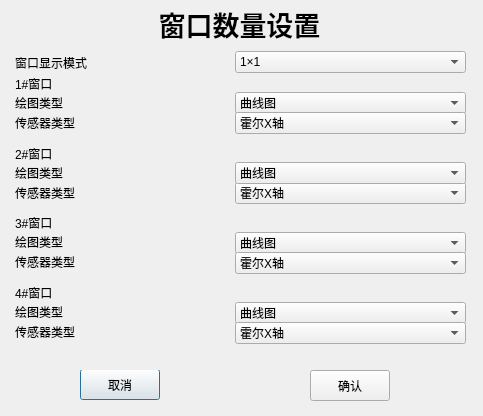
<?xml version="1.0" encoding="UTF-8"?>
<ui version="4.0">
 <class>windowNumSetDialog</class>
 <widget class="QDialog" name="windowNumSetDialog">
  <property name="geometry">
   <rect>
    <x>0</x>
    <y>0</y>
    <width>483</width>
    <height>416</height>
   </rect>
  </property>
  <property name="sizePolicy">
   <sizepolicy hsizetype="Preferred" vsizetype="Preferred">
    <horstretch>0</horstretch>
    <verstretch>0</verstretch>
   </sizepolicy>
  </property>
  <property name="windowTitle">
   <string>Dialog</string>
  </property>
  <widget class="QWidget" name="widget" native="true">
   <property name="geometry">
    <rect>
     <x>5</x>
     <y>42</y>
     <width>471</width>
     <height>321</height>
    </rect>
   </property>
   <widget class="QLabel" name="label">
    <property name="geometry">
     <rect>
      <x>10</x>
      <y>10</y>
      <width>211</width>
      <height>21</height>
     </rect>
    </property>
    <property name="text">
     <string>窗口显示模式</string>
    </property>
   </widget>
   <widget class="QLabel" name="label_2">
    <property name="geometry">
     <rect>
      <x>10</x>
      <y>31</y>
      <width>211</width>
      <height>21</height>
     </rect>
    </property>
    <property name="font">
     <font>
      <pointsize>9</pointsize>
     </font>
    </property>
    <property name="text">
     <string>1#窗口</string>
    </property>
   </widget>
   <widget class="QLabel" name="label_3">
    <property name="geometry">
     <rect>
      <x>10</x>
      <y>50</y>
      <width>211</width>
      <height>21</height>
     </rect>
    </property>
    <property name="text">
     <string>绘图类型</string>
    </property>
   </widget>
   <widget class="QLabel" name="label_4">
    <property name="geometry">
     <rect>
      <x>10</x>
      <y>70</y>
      <width>211</width>
      <height>21</height>
     </rect>
    </property>
    <property name="text">
     <string>传感器类型</string>
    </property>
   </widget>
   <widget class="QLabel" name="label_5">
    <property name="geometry">
     <rect>
      <x>10</x>
      <y>101</y>
      <width>211</width>
      <height>21</height>
     </rect>
    </property>
    <property name="font">
     <font>
      <pointsize>9</pointsize>
     </font>
    </property>
    <property name="text">
     <string>2#窗口</string>
    </property>
   </widget>
   <widget class="QLabel" name="label_6">
    <property name="geometry">
     <rect>
      <x>10</x>
      <y>140</y>
      <width>211</width>
      <height>21</height>
     </rect>
    </property>
    <property name="text">
     <string>传感器类型</string>
    </property>
   </widget>
   <widget class="QLabel" name="label_7">
    <property name="geometry">
     <rect>
      <x>10</x>
      <y>120</y>
      <width>211</width>
      <height>21</height>
     </rect>
    </property>
    <property name="text">
     <string>绘图类型</string>
    </property>
   </widget>
   <widget class="QLabel" name="label_8">
    <property name="geometry">
     <rect>
      <x>10</x>
      <y>209</y>
      <width>211</width>
      <height>21</height>
     </rect>
    </property>
    <property name="text">
     <string>传感器类型</string>
    </property>
   </widget>
   <widget class="QLabel" name="label_9">
    <property name="geometry">
     <rect>
      <x>10</x>
      <y>189</y>
      <width>211</width>
      <height>21</height>
     </rect>
    </property>
    <property name="text">
     <string>绘图类型</string>
    </property>
   </widget>
   <widget class="QLabel" name="label_10">
    <property name="geometry">
     <rect>
      <x>10</x>
      <y>170</y>
      <width>211</width>
      <height>21</height>
     </rect>
    </property>
    <property name="font">
     <font>
      <pointsize>9</pointsize>
     </font>
    </property>
    <property name="text">
     <string>3#窗口</string>
    </property>
   </widget>
   <widget class="QLabel" name="label_11">
    <property name="geometry">
     <rect>
      <x>10</x>
      <y>279</y>
      <width>211</width>
      <height>21</height>
     </rect>
    </property>
    <property name="text">
     <string>传感器类型</string>
    </property>
   </widget>
   <widget class="QLabel" name="label_12">
    <property name="geometry">
     <rect>
      <x>10</x>
      <y>259</y>
      <width>211</width>
      <height>21</height>
     </rect>
    </property>
    <property name="text">
     <string>绘图类型</string>
    </property>
   </widget>
   <widget class="QLabel" name="label_13">
    <property name="geometry">
     <rect>
      <x>10</x>
      <y>240</y>
      <width>211</width>
      <height>21</height>
     </rect>
    </property>
    <property name="font">
     <font>
      <pointsize>9</pointsize>
     </font>
    </property>
    <property name="text">
     <string>4#窗口</string>
    </property>
   </widget>
   <widget class="QComboBox" name="plotType_1">
    <property name="geometry">
     <rect>
      <x>230</x>
      <y>50</y>
      <width>231</width>
      <height>22</height>
     </rect>
    </property>
    <item>
     <property name="text">
      <string>曲线图</string>
     </property>
    </item>
    <item>
     <property name="text">
      <string>灰度图</string>
     </property>
    </item>
    <item>
     <property name="text">
      <string>彩色图</string>
     </property>
    </item>
   </widget>
   <widget class="QComboBox" name="sensorType_1">
    <property name="geometry">
     <rect>
      <x>230</x>
      <y>70</y>
      <width>231</width>
      <height>22</height>
     </rect>
    </property>
    <item>
     <property name="text">
      <string>霍尔X轴</string>
     </property>
    </item>
    <item>
     <property name="text">
      <string>霍尔Y轴</string>
     </property>
    </item>
    <item>
     <property name="text">
      <string>霍尔Z轴</string>
     </property>
    </item>
    <item>
     <property name="text">
      <string>涡流</string>
     </property>
    </item>
   </widget>
   <widget class="QComboBox" name="sensorType_2">
    <property name="geometry">
     <rect>
      <x>230</x>
      <y>140</y>
      <width>231</width>
      <height>22</height>
     </rect>
    </property>
    <item>
     <property name="text">
      <string>霍尔X轴</string>
     </property>
    </item>
    <item>
     <property name="text">
      <string>霍尔Y轴</string>
     </property>
    </item>
    <item>
     <property name="text">
      <string>霍尔Z轴</string>
     </property>
    </item>
    <item>
     <property name="text">
      <string>涡流</string>
     </property>
    </item>
   </widget>
   <widget class="QComboBox" name="plotType_2">
    <property name="geometry">
     <rect>
      <x>230</x>
      <y>120</y>
      <width>231</width>
      <height>22</height>
     </rect>
    </property>
    <item>
     <property name="text">
      <string>曲线图</string>
     </property>
    </item>
    <item>
     <property name="text">
      <string>灰度图</string>
     </property>
    </item>
    <item>
     <property name="text">
      <string>彩色图</string>
     </property>
    </item>
   </widget>
   <widget class="QComboBox" name="plotType_3">
    <property name="geometry">
     <rect>
      <x>230</x>
      <y>190</y>
      <width>231</width>
      <height>22</height>
     </rect>
    </property>
    <item>
     <property name="text">
      <string>曲线图</string>
     </property>
    </item>
    <item>
     <property name="text">
      <string>灰度图</string>
     </property>
    </item>
    <item>
     <property name="text">
      <string>彩色图</string>
     </property>
    </item>
   </widget>
   <widget class="QComboBox" name="sensorType_3">
    <property name="geometry">
     <rect>
      <x>230</x>
      <y>210</y>
      <width>231</width>
      <height>22</height>
     </rect>
    </property>
    <item>
     <property name="text">
      <string>霍尔X轴</string>
     </property>
    </item>
    <item>
     <property name="text">
      <string>霍尔Y轴</string>
     </property>
    </item>
    <item>
     <property name="text">
      <string>霍尔Z轴</string>
     </property>
    </item>
    <item>
     <property name="text">
      <string>涡流</string>
     </property>
    </item>
   </widget>
   <widget class="QComboBox" name="plotType_4">
    <property name="geometry">
     <rect>
      <x>230</x>
      <y>260</y>
      <width>231</width>
      <height>22</height>
     </rect>
    </property>
    <item>
     <property name="text">
      <string>曲线图</string>
     </property>
    </item>
    <item>
     <property name="text">
      <string>灰度图</string>
     </property>
    </item>
    <item>
     <property name="text">
      <string>彩色图</string>
     </property>
    </item>
   </widget>
   <widget class="QComboBox" name="sensorType_4">
    <property name="geometry">
     <rect>
      <x>230</x>
      <y>280</y>
      <width>231</width>
      <height>22</height>
     </rect>
    </property>
    <item>
     <property name="text">
      <string>霍尔X轴</string>
     </property>
    </item>
    <item>
     <property name="text">
      <string>霍尔Y轴</string>
     </property>
    </item>
    <item>
     <property name="text">
      <string>霍尔Z轴</string>
     </property>
    </item>
    <item>
     <property name="text">
      <string>涡流</string>
     </property>
    </item>
   </widget>
   <widget class="QComboBox" name="windowNumSet">
    <property name="geometry">
     <rect>
      <x>230</x>
      <y>9</y>
      <width>231</width>
      <height>22</height>
     </rect>
    </property>
    <item>
     <property name="text">
      <string>1×1</string>
     </property>
    </item>
    <item>
     <property name="text">
      <string>2×1</string>
     </property>
    </item>
    <item>
     <property name="text">
      <string>3×1</string>
     </property>
    </item>
    <item>
     <property name="text">
      <string>2×2</string>
     </property>
    </item>
   </widget>
  </widget>
  <widget class="QLabel" name="titleLabel">
   <property name="geometry">
    <rect>
     <x>4</x>
     <y>8</y>
     <width>471</width>
     <height>31</height>
    </rect>
   </property>
   <property name="sizePolicy">
    <sizepolicy hsizetype="Preferred" vsizetype="Fixed">
     <horstretch>0</horstretch>
     <verstretch>0</verstretch>
    </sizepolicy>
   </property>
   <property name="font">
    <font>
     <pointsize>20</pointsize>
     <weight>75</weight>
     <bold>true</bold>
    </font>
   </property>
   <property name="text">
    <string>窗口数量设置</string>
   </property>
   <property name="alignment">
    <set>Qt::AlignCenter</set>
   </property>
  </widget>
  <widget class="QWidget" name="widget_2" native="true">
   <property name="geometry">
    <rect>
     <x>10</x>
     <y>370</y>
     <width>461</width>
     <height>31</height>
    </rect>
   </property>
   <property name="sizePolicy">
    <sizepolicy hsizetype="Preferred" vsizetype="Fixed">
     <horstretch>0</horstretch>
     <verstretch>0</verstretch>
    </sizepolicy>
   </property>
   <widget class="QPushButton" name="noButton">
    <property name="geometry">
     <rect>
      <x>70</x>
      <y>-1</y>
      <width>80</width>
      <height>31</height>
     </rect>
    </property>
    <property name="text">
     <string>取消</string>
    </property>
   </widget>
   <widget class="QPushButton" name="okButton">
    <property name="geometry">
     <rect>
      <x>300</x>
      <y>0</y>
      <width>80</width>
      <height>31</height>
     </rect>
    </property>
    <property name="text">
     <string>确认</string>
    </property>
   </widget>
  </widget>
 </widget>
 <resources/>
 <connections/>
</ui>
